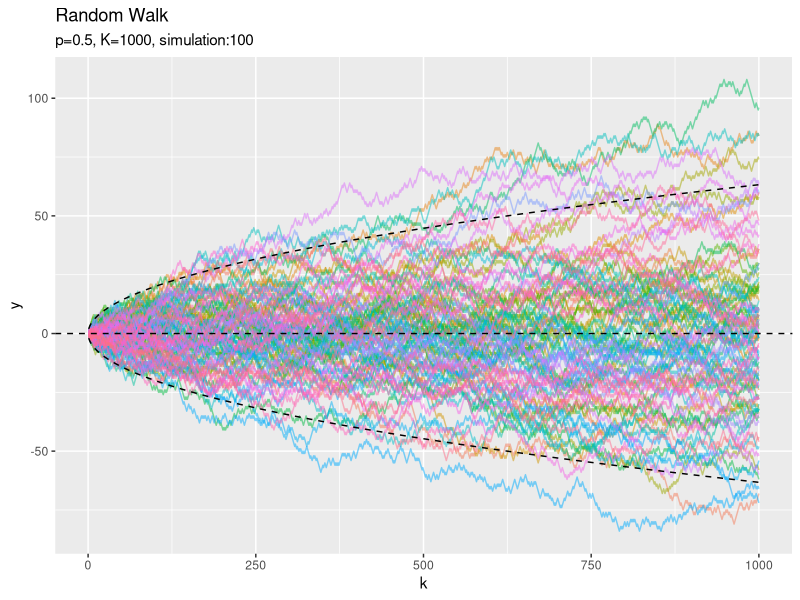
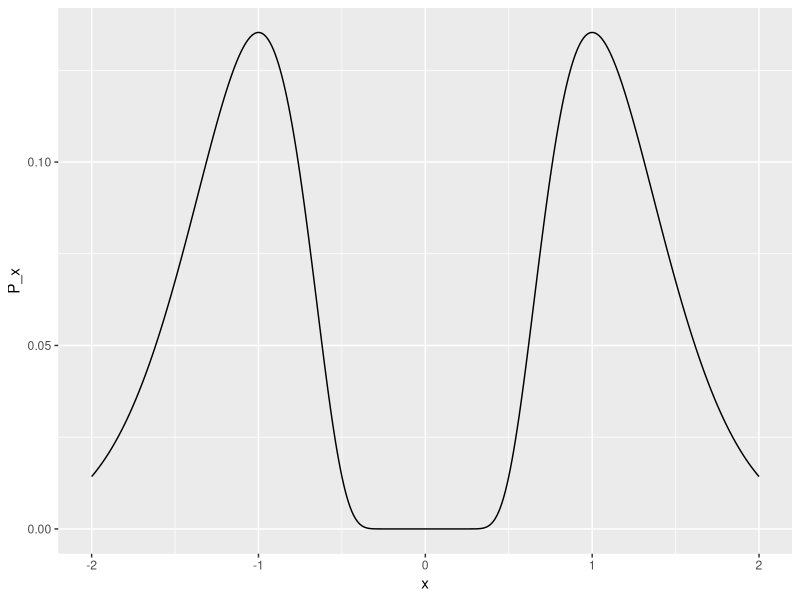
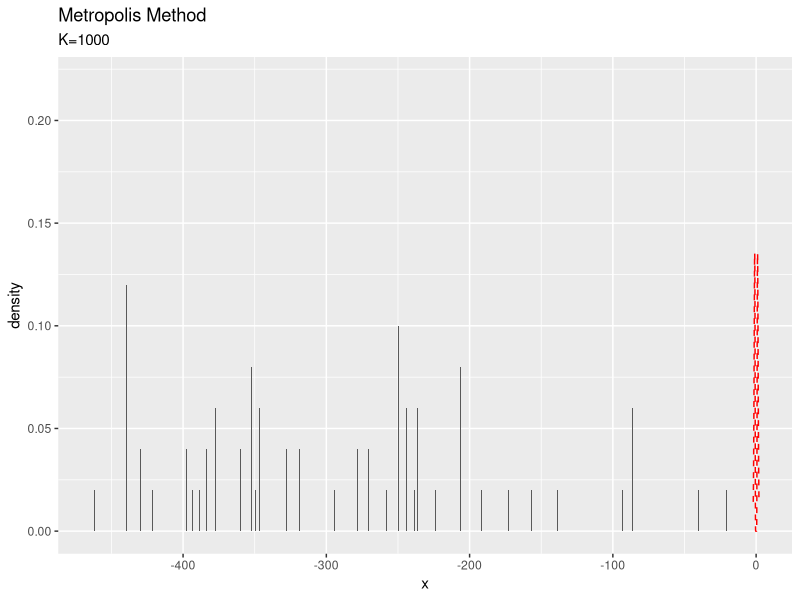
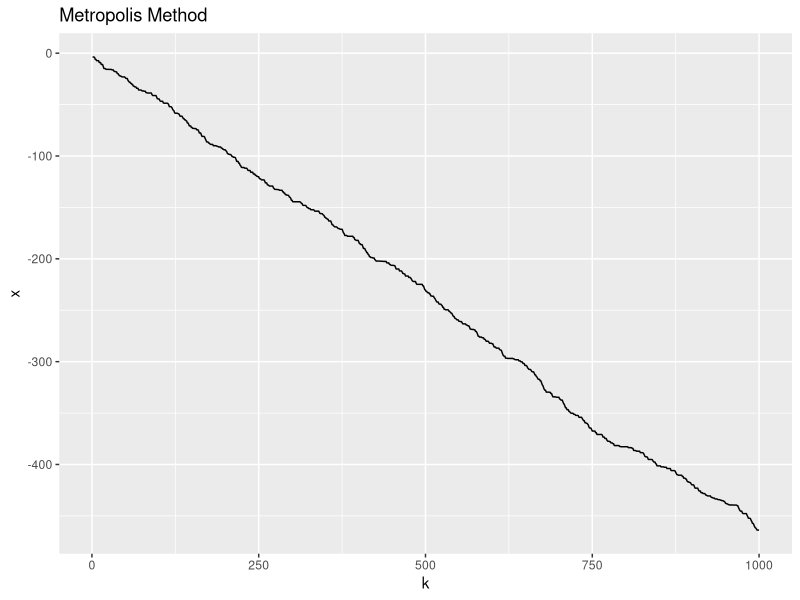
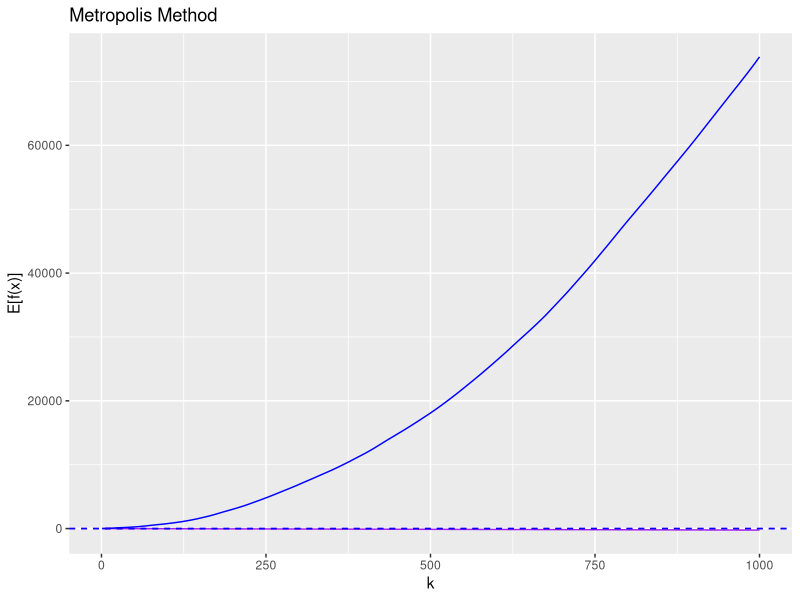
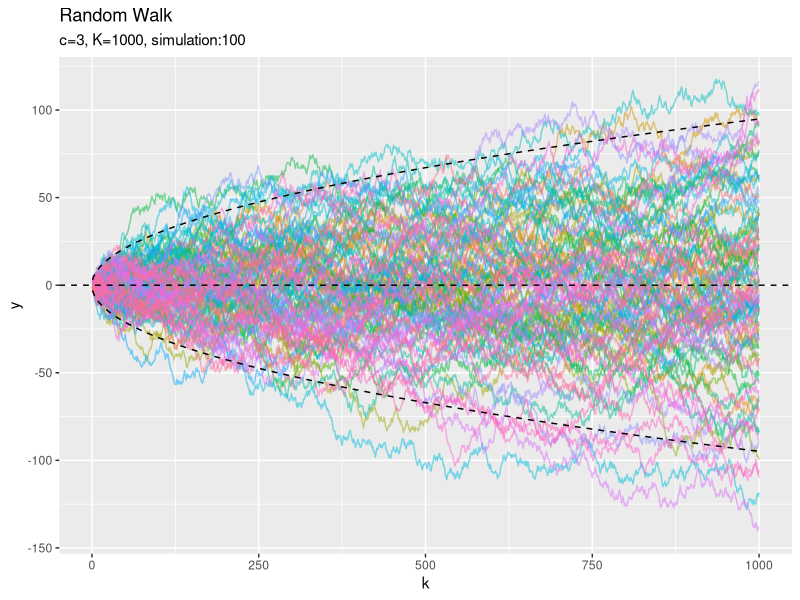

Recreate these plots in R, in order.

# Chapter 3 マルコフ連鎖モンテカルロ法の一般論 ---------------------------------------------

# 3章で利用するパッケージ
library(tidyverse)


# 3.1 マルコフ連鎖 --------------------------------------------------------------

### 表3.1 ランダムウォーク -----

# 繰り返し回数を指定
K <- 1000

# 確率を指定
p <- 0.5

# シミュレーション回数を指定
n_simu <- 100

# シミュレーション
res_df <- tibble() # 初期化
for(s in 1:n_simu) {
  # ランダムウォーク
  tmp_df <- tibble(
    k = 1:K, # 繰り返し番号
    x = sample(x = c(1, -1), size = K, replace = TRUE, prob = c(p, 1 - p)), # ステップ幅を生成
    y = cumsum(x), # k番目までの合計
    simulation = as.factor(s) # シミュレーション番号
  )
  
  # 結果を結合
  res_df <- rbind(res_df, tmp_df)
  
  # 途中経過を表示
  print(paste0("simuration: ", s, ", y = ", tmp_df[["y"]][K]))
}

# 補助線のデータフレームを作成
addline_df <- tibble(
  k = 1:K, 
  root_k = 2 * sqrt(k)
)

# 出力の推移をプロット
ggplot() + 
  geom_line(data = res_df, aes(x = k, y = y, color = simulation), 
            alpha = 0.5) + # yの推移
  geom_hline(aes(yintercept = 0), linetype = "dashed") + # 期待値
  geom_line(data = addline_df, aes(x = k, y = root_k), linetype = "dashed") + # 補助線(上)
  geom_line(data = addline_df, aes(x = k, y = -root_k), linetype = "dashed") + # 補助線(下)
  theme(legend.position = "none") + # 凡例
  labs(title = "Random Walk", 
       subtitle = paste0("p=", p, ", K=", K, ", simulation:", n_simu))


# 3.2 規約性 -----------------------------------------------------------------

### ？

# 確率分布を指定
fn_P <- function(x) {
  exp(-1 / x^2 - x^2)
}

# 一様分布の範囲(ステップ幅)を指定
c <- 2

# 真の分布を計算
true_df <- tibble(
  x = seq(-c, c, 0.01), 
  P_x = fn_P(x)
)

# 真の分布をプロット
ggplot(true_df, aes(x = x, y = P_x)) + 
  geom_line()


# 作用を指定
fn_S <- function(x) {
  -1 / x^2 - x^2
}

# 初期値を指定
x <- -2


# 繰り返し回数を指定
K <- 1000

# Main loop
trace_x <- rep(0, K) # 初期化
for(k in 1:K) {
  # xの更新候補を計算
  dash_x <- x + runif(n = 1, min = -c, max = c)
  
  # テスト値を生成
  r <- runif(n = 1, min = 0, max = 1)
  
  # xを更新
  if(r < exp(fn_S(x) - fn_S(dash_x))) { # メトロポリステスト
    x <- dash_x
  }
  
  # 更新値を記録
  trace_x[k] <- x
}

# 更新値のデータフレームを作成
update_df <- tibble(
  k = 1:K, 
  x = trace_x
)

# ヒストグラムを作成
ggplot() + 
  geom_histogram(data = update_df, aes(x = x, y = ..density..), 
                 binwidth = 0.05) + # xのヒストグラム
  geom_line(data = true_df, aes(x = x, y = P_x), 
            linetype = "dashed", color = "red") + # 真の確率密度
  labs(title = "Metropolis Method", 
       subtitle = paste0("K=", K))

# 更新推移をグラフ化
ggplot(update_df, aes(x = k, y = x)) + 
  geom_line() + 
  labs(title = "Metropolis Method")


# 期待値を計算
expected_df <- tibble(
  k = 1:K, 
  x = trace_x
) %>% 
  mutate(E_x = cumsum(x) / k) %>% 
  mutate(E_x2 = cumsum(x^2) / k)

# 期待値の推移をプロット
ggplot(expected_df, aes(x = k)) + 
  geom_line(aes(y = E_x), color = "purple") + # xの期待値
  geom_hline(aes(yintercept = 0), linetype = "dashed", color = "purple") + # 真のxの期待値
  geom_line(aes(y = E_x2), color = "blue") + # x^2の期待値
  geom_hline(aes(yintercept = 1), linetype = "dashed", color = "blue") + # 真のx^2の期待値
  labs(title = "Metropolis Method", 
       y = "E[f(x)]")


# 3.3 非周期性 --------------------------------------------------------------

### 連続値をとるランダムウォーク

# 繰り返し回数を指定
K <- 1000

# 一様分布の幅を指定
c <- 3

# シミュレーション回数を指定
n_simu <- 100

# シミュレーション
res_df <- tibble() # 初期化
for(s in 1:n_simu) {
  # ランダムウォーク
  tmp_df <- tibble(
    k = 1:K, # 繰り返し番号
    x = runif(n = K, min = -c, max = c), # ステップ幅を生成
    y = cumsum(x), # k番目までの合計
    simulation = as.factor(s) # シミュレーション番号
  )
  
  # 結果を結合
  res_df <- rbind(res_df, tmp_df)
  
  # 途中経過を表示
  print(paste0("simuration: ", s, ", y = ", tmp_df[["y"]][K]))
}

# 補助線のデータフレームを作成
addline_df <- tibble(
  k = 1:K, 
  root_k = c * sqrt(k)
)

# 出力の推移をプロット
ggplot() + 
  geom_line(data = res_df, aes(x = k, y = y, color = simulation), 
            alpha = 0.5) + # yの推移
  geom_hline(aes(yintercept = 0), linetype = "dashed") + # 期待値
  geom_line(data = addline_df, aes(x = k, y = root_k), linetype = "dashed") + 
  geom_line(data = addline_df, aes(x = k, y = -root_k), linetype = "dashed") + 
  theme(legend.position = "none") + # 凡例
  labs(title = "Random Walk", 
       subtitle = paste0("c=", c, ", K=", K, ", simulation:", n_simu))

